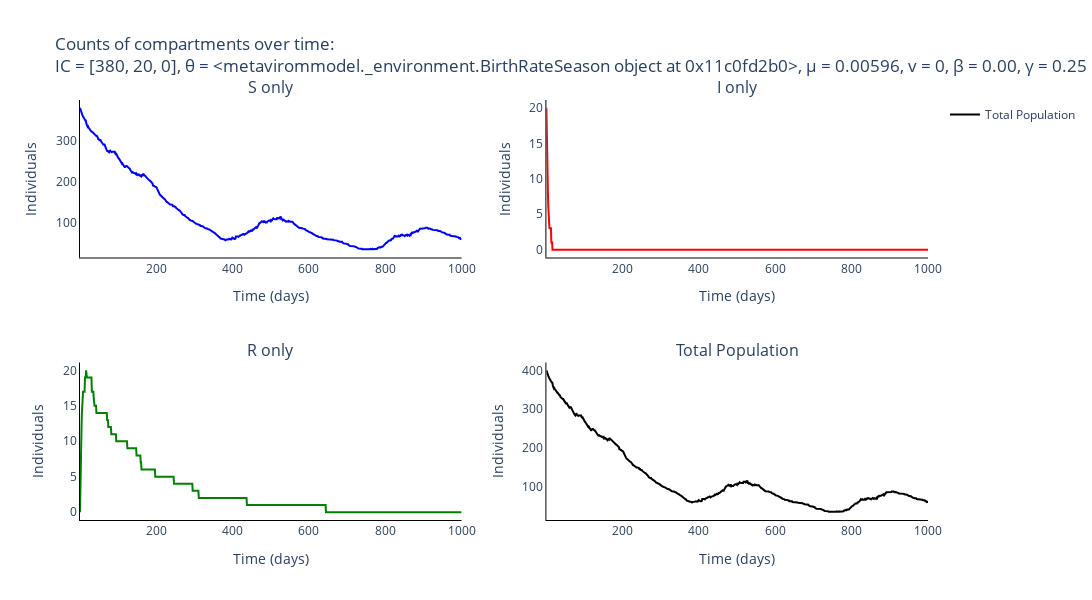

Notebook code cell kept with this figure:
### Code cell
# Trace names - represent the type of individuals for the simulation
trace_name = ['{}'.format(s) for s in compartments]

# Names of panels
panels = ['{} only'.format(s) for s in compartments] + ['Total Population']

fig = go.Figure()
fig = make_subplots(rows=int(np.ceil(len(panels)/2)), cols=2, subplot_titles=tuple('{}'.format(p) for p in panels))

# Add traces to the separate counts panels
for s, spec in enumerate(compartments):
    for _ in range(num_experiments):
        fig.add_trace(
            go.Scatter(
                y=output_algorithm[_, :, s].tolist(),
                x=times,
                mode='lines',
                name=trace_name[s],
                line_color=colours[s],
                showlegend=False,
            ),
            row= int(np.floor(s / 2)) + 1,
            col= s % 2 + 1
        )

fig.add_trace(
    go.Scatter(
        y=np.mean(np.sum(output_algorithm, axis=2), axis=0).tolist(),
        x=times,
        mode='lines',
        name='Total Population',
        line_color='black'
    ),
    row= 2,
    col= 2
)


# Add axis labels
fig.update_layout(
    title='Counts of compartments over time:<br>IC = {}, θ = {}, μ = {}, v = {}, β = {:.2f}, γ = {:.2f}'.format(parameters[0:3], parameters[3], parameters[4], parameters[5], parameters[6], parameters[7]),
    width=1100, 
    height=600,
    plot_bgcolor='white',
    xaxis=dict(
        linecolor='black',
        title = 'Time (days)'
        ),
    yaxis=dict(
        linecolor='black',
        title = 'Individuals'),
    xaxis2=dict(
        linecolor='black',
        title = 'Time (days)'
        ),
    yaxis2=dict(
        linecolor='black',
        title = 'Individuals'),
    xaxis3=dict(
        linecolor='black',
        title = 'Time (days)'
        ),
    yaxis3=dict(
        linecolor='black',
        title = 'Individuals'),
    xaxis4=dict(
        linecolor='black',
        title = 'Time (days)'
        ),
    yaxis4=dict(
        linecolor='black',
        title = 'Individuals')
    #legend=dict(
    #    orientation="h",
    #    yanchor="bottom",
    #    y=1.02,
    #    xanchor="right",
    #    x=1
    #)
    )

fig.write_image('images/SIR-gillespie-separate-HPV.pdf')
fig.show()

### Figure 1 — Plotly figure (JSON) as saved in the notebook; plotly's stock layout.template omitted (floating-point values rounded to 4 significant figures; data arrays with more than 128 entries replaced by an {"elided": "..."} marker saying what was removed)
{"data": [{"line": {"color": "blue"}, "mode": "lines", "name": "S", "showlegend": false, "type": "scatter", "x": {"elided": "1000 int values"}, "xaxis": "x", "y": {"elided": "1000 int values"}, "yaxis": "y"}, {"line": {"color": "red"}, "mode": "lines", "name": "I", "showlegend": false, "type": "scatter", "x": {"elided": "1000 int values"}, "xaxis": "x2", "y": {"elided": "1000 int values"}, "yaxis": "y2"}, {"line": {"color": "green"}, "mode": "lines", "name": "R", "showlegend": false, "type": "scatter", "x": {"elided": "1000 int values"}, "xaxis": "x3", "y": {"elided": "1000 int values"}, "yaxis": "y3"}, {"line": {"color": "black"}, "mode": "lines", "name": "Total Population", "type": "scatter", "x": {"elided": "1000 int values"}, "xaxis": "x4", "y": {"elided": "1000 int values"}, "yaxis": "y4"}], "layout": {"annotations": [{"font": {"size": 16}, "showarrow": false, "text": "S only", "x": 0.225, "xanchor": "center", "xref": "paper", "y": 1, "yanchor": "bottom", "yref": "paper"}, {"font": {"size": 16}, "showarrow": false, "text": "I only", "x": 0.775, "xanchor": "center", "xref": "paper", "y": 1, "yanchor": "bottom", "yref": "paper"}, {"font": {"size": 16}, "showarrow": false, "text": "R only", "x": 0.225, "xanchor": "center", "xref": "paper", "y": 0.375, "yanchor": "bottom", "yref": "paper"}, {"font": {"size": 16}, "showarrow": false, "text": "Total Population", "x": 0.775, "xanchor": "center", "xref": "paper", "y": 0.375, "yanchor": "bottom", "yref": "paper"}], "height": 600, "plot_bgcolor": "white", "title": {"text": "Counts of compartments over time:<br>IC = [380, 20, 0], θ = <metavirommodel._environment.BirthRateSeason object at 0x11c0fd2b0>, μ = 0.00596, v = 0, β = 0.00, γ = 0.25"}, "width": 1100, "xaxis": {"anchor": "y", "domain": [0, 0.45], "linecolor": "black", "title": {"text": "Time (days)"}}, "xaxis2": {"anchor": "y2", "domain": [0.55, 1], "linecolor": "black", "title": {"text": "Time (days)"}}, "xaxis3": {"anchor": "y3", "domain": [0, 0.45], "linecolor": "black", "title": {"text": "Time (days)"}}, "xaxis4": {"anchor": "y4", "domain": [0.55, 1], "linecolor": "black", "title": {"text": "Time (days)"}}, "yaxis": {"anchor": "x", "domain": [0.625, 1], "linecolor": "black", "title": {"text": "Individuals"}}, "yaxis2": {"anchor": "x2", "domain": [0.625, 1], "linecolor": "black", "title": {"text": "Individuals"}}, "yaxis3": {"anchor": "x3", "domain": [0, 0.375], "linecolor": "black", "title": {"text": "Individuals"}}, "yaxis4": {"anchor": "x4", "domain": [0, 0.375], "linecolor": "black", "title": {"text": "Individuals"}}}}
